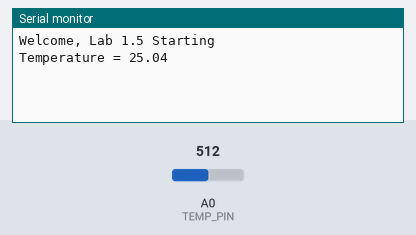
A sketch run on a simulated Arduino Uno, built with avr-gcc and run on an emulated ATmega328P. Shown: the last lines printed to the serial monitor. The test bench sets the inputs (shaded band); at power-on: A0 (TEMP_PIN) = 512.

Above: at 18.0 s.
18.1 s: A0 (TEMP_PIN) set to 716
At 20.4 s:
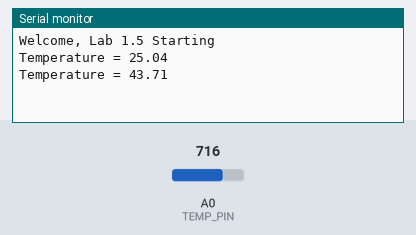
33.1 s: A0 (TEMP_PIN) set to 900
At 40.5 s:
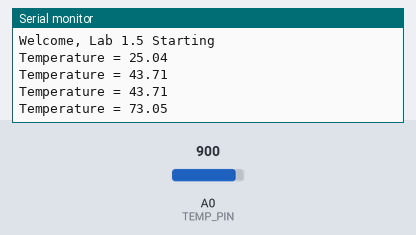
Timing chart, 0 to 42.0 s (numbered marks = the images above; inputs shaded):
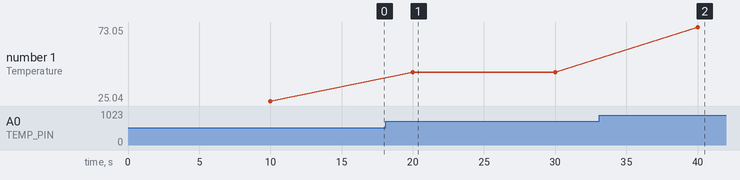

The sketch:

1.5.ino
```cpp
#include <math.h>
const int TEMP_PIN = A0;

const float MAX = 1023.0;
const float B = 4275.0;
const float R0 = 100000.0;
const float T0 = 298.15;

float getResistenceStep1(){
  int a = analogRead(TEMP_PIN);
  return (((MAX/a)-1)*R0);
}

float getTemperatureStep2(float R){
  return (1/((log(R/R0)/B)+(1/T0)));
}

void serialPrintStatus(float T){
  Serial.print("Temperature = ");
  Serial.println(T);
}

void setup() {
  pinMode(TEMP_PIN, INPUT);
  Serial.begin(9600);
  while(!Serial);
  Serial.println("Welcome, Lab 1.5 Starting");
}

void loop() {
  delay(10000);
  float R = getResistenceStep1();
  float T = getTemperatureStep2(R);
  T = T-273.15;
  serialPrintStatus(T);
}
```

Measured:
- after the input at 18.1 s, the serial monitor: prints a new line after 1.9 s (image 1)
- after the input at 33.1 s, the serial monitor: prints a new line after 6.9 s (image 2)
- plotted number 1: 25.04 → 43.71 after the input at 18.1 s, 43.71 → 73.05 after the input at 33.1 s
